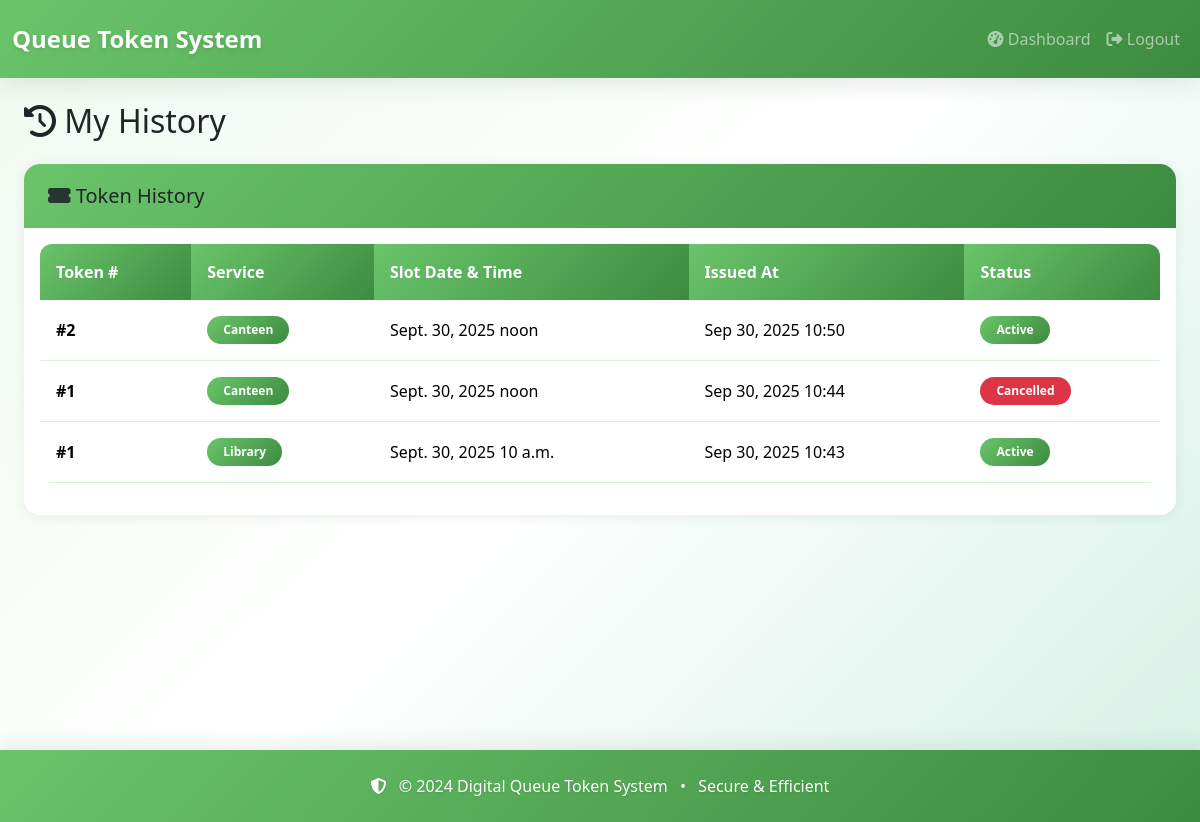
/my-history/ (signed in), run on an earlier commit of the app's database.
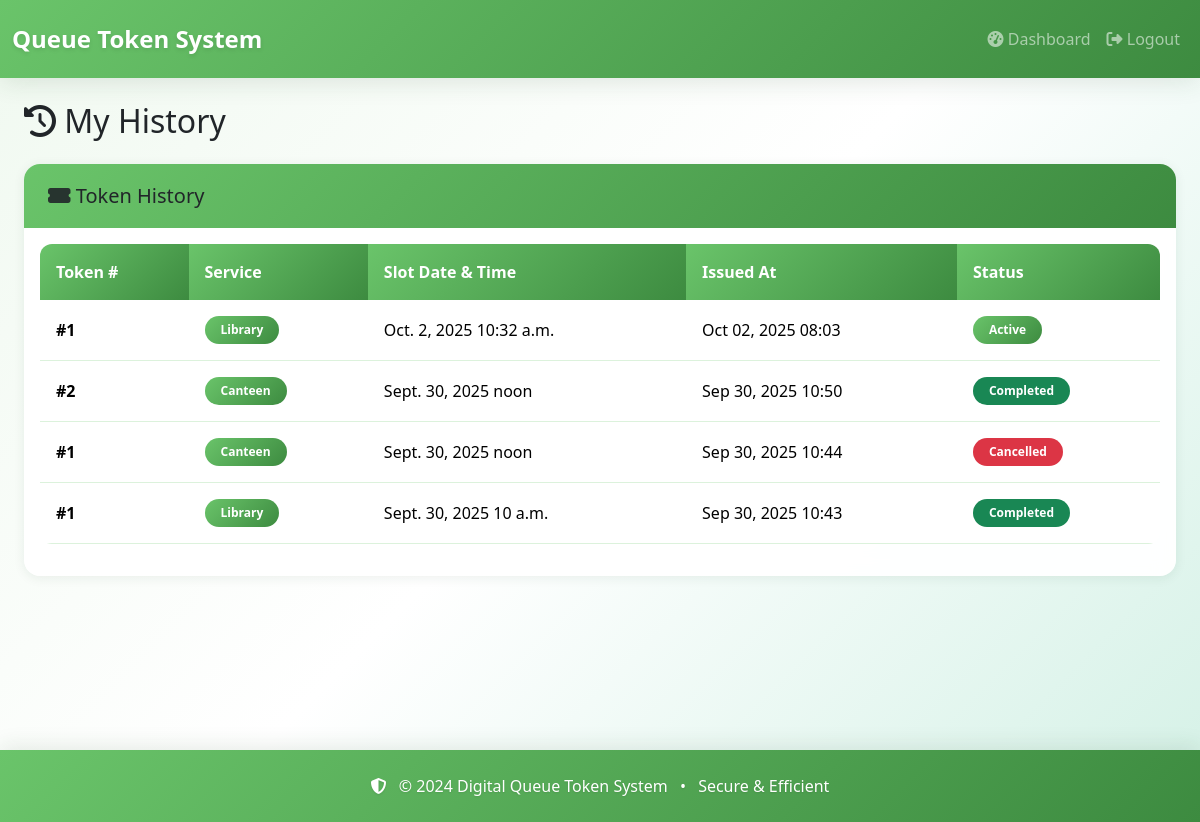
And on a later commit of the database.
### core/models.py (models this page shows, shortened)
class Token(models.Model):
    STATUS_CHOICES = [
        ("active", "Active"),
        ("completed", "Completed"),
        ("cancelled", "Cancelled"),
        ("skipped", "Skipped"),
    ]
    slot = models.ForeignKey(QueueSlot, related_name="tokens", on_delete=models.CASCADE)
    user = models.ForeignKey(User, on_delete=models.CASCADE)
    number = models.PositiveIntegerField()
    status = models.CharField(max_length=20, choices=STATUS_CHOICES, default="active")
    issued_at = models.DateTimeField(auto_now_add=True)
    service = models.CharField(max_length=50, choices=QueueSlot.SERVICE_CHOICES, blank=True, null=True)
    class Meta:
        ordering = ['-issued_at']

class QueueSlot(models.Model):
    SERVICE_CHOICES = [
        ('library', 'Library'),
        ('canteen', 'Canteen'),
    ]
    service = models.CharField(max_length=50, choices=SERVICE_CHOICES)
    date = models.DateField()
    start_time = models.TimeField()
    end_time = models.TimeField()
    max_tokens = models.IntegerField(default=10)

### core/views.py (the view)
# urls.py: path('my-history/', views.my_history, name='my_history'),
@login_required
def my_history(request):
    tokens_history = Token.objects.filter(user=request.user).order_by("-issued_at")
    visit_history = VisitHistory.objects.filter(user=request.user).order_by("-timestamp")
    bookings_history = CanteenBooking.objects.filter(user=request.user).values(
        'id', 'date', 'time_slot', 'purpose'
    ).order_by("-id")
    return render(request, "core/my_history.html", {
        "tokens_history": tokens_history,
        "visit_history": visit_history,
        "bookings_history": bookings_history,
    })

### core/templates/core/my_history.html (shortened to what this page needs)
{% extends "core/base.html" %}
{% block content %}
<div class="container mt-4">
    <h2 class="mb-4 text-dark"><i class="fas fa-history"></i> My History</h2>
    <div class="card mb-4">
        <div class="card-header">
            <h5 class="mb-0 text-dark"><i class="fas fa-ticket-alt"></i> Token History</h5>
        </div>
        <div class="card-body">
            {% if tokens_history %}
                <div class="table-responsive">
                    <table class="table table-hover">
                        <thead class="table-light">
                            <tr>
                                <th>Token #</th>
                                <th>Service</th>
                                <th>Slot Date & Time</th>
                                <th>Issued At</th>
                                <th>Status</th>
                            </tr>
                        </thead>
                        <tbody>
                            {% for token in tokens_history %}
                            <tr>
                                <td><strong>#{{ token.number }}</strong></td>
                                <td>
                                    <span class="badge bg-primary">
                                        {{ token.slot.get_service_display }}
                                    </span>
                                </td>
                                <td>{{ token.slot.date }} {{ token.slot.start_time }}</td>
                                <td>{{ token.issued_at|date:"M d, Y H:i" }}</td>
                                <td>
                                    <span class="badge
                                        {% if token.status == 'completed' %} bg-success
                                        {% elif token.status == 'cancelled' %} bg-danger
                                        {% elif token.status == 'active' %} bg-primary
                                        {% else %} bg-warning {% endif %}">
                                        {{ token.get_status_display }}
                                    </span>
                                </td>
                            </tr>
                            {% endfor %}
                        </tbody>
                    </table>
                </div>
            {% else %}
                <div class="text-center py-4">
                    <i class="fas fa-ticket-alt fa-3x text-muted mb-3"></i>
                    <p class="text-muted">No token history found.</p>
                    <a href="{% url 'book_token' %}" class="btn btn-primary">Book Your First Token</a>
                </div>
            {% endif %}
        </div>
    </div>
{% endblock %}

What changed in the data, as far as the page shows it:
added Token: number "1", slot.service "Library", slot "Oct. 2, 2025", slot.start_time "10:32 a.m.", issued_at "Oct 02, 2025 08:03", status "Active"
changed Token "Sep 30, 2025 10:50": status "Active" → "Completed"
changed Token "Sep 30, 2025 10:43": status "Active" → "Completed"
